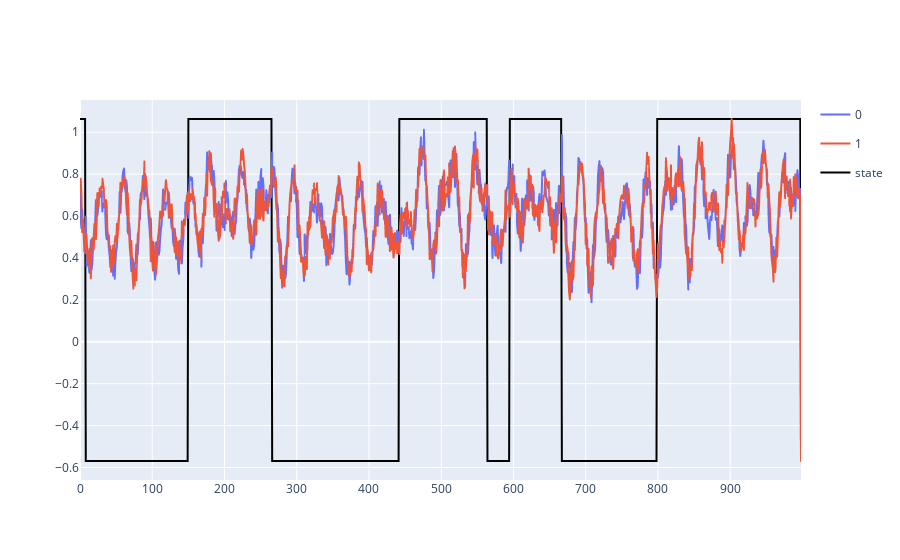

Source (notebook cell):
### Code cell
util.plotting(simple_model.Bias.detach().numpy().T, plot_states=True, states=states)

### Figure 1 — Plotly figure (JSON) as saved in the notebook; plotly's stock layout.template omitted (floating-point values rounded to 4 significant figures; data arrays with more than 128 entries replaced by an {"elided": "..."} marker saying what was removed)
{"data": [{"hovertemplate": "variable=0<br>index=%{x}<br>value=%{y}<extra></extra>", "legendgroup": "0", "line": {"color": "#636efa", "dash": "solid"}, "marker": {"symbol": "circle"}, "mode": "lines", "name": "0", "showlegend": true, "type": "scattergl", "x": {"elided": "999 int values"}, "xaxis": "x", "y": {"elided": "999 float values"}, "yaxis": "y"}, {"hovertemplate": "variable=1<br>index=%{x}<br>value=%{y}<extra></extra>", "legendgroup": "1", "line": {"color": "#EF553B", "dash": "solid"}, "marker": {"symbol": "circle"}, "mode": "lines", "name": "1", "showlegend": true, "type": "scattergl", "x": {"elided": "999 int values"}, "xaxis": "x", "y": {"elided": "999 float values"}, "yaxis": "y"}, {"line": {"color": "black", "width": 2}, "mode": "lines", "name": "state", "type": "scatter", "x": {"elided": "999 int values"}, "y": {"elided": "999 float values"}}], "layout": {"title": {}}}
